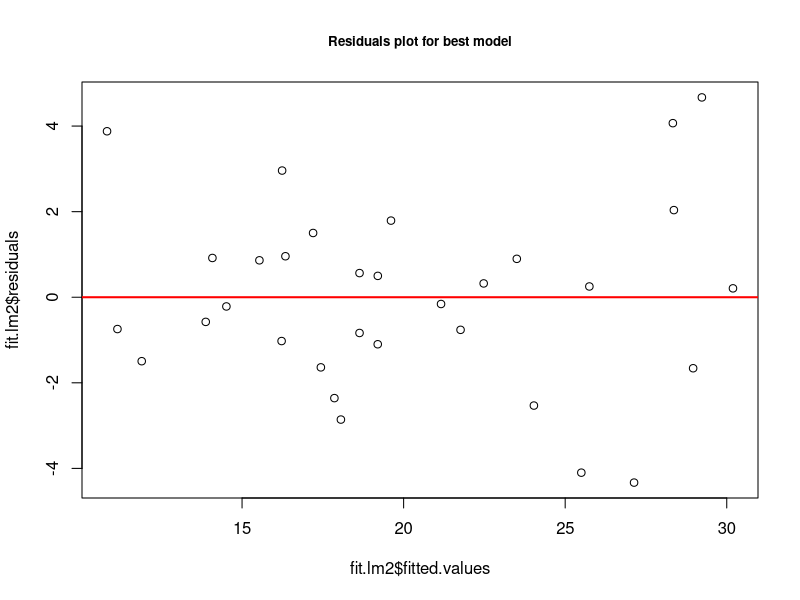
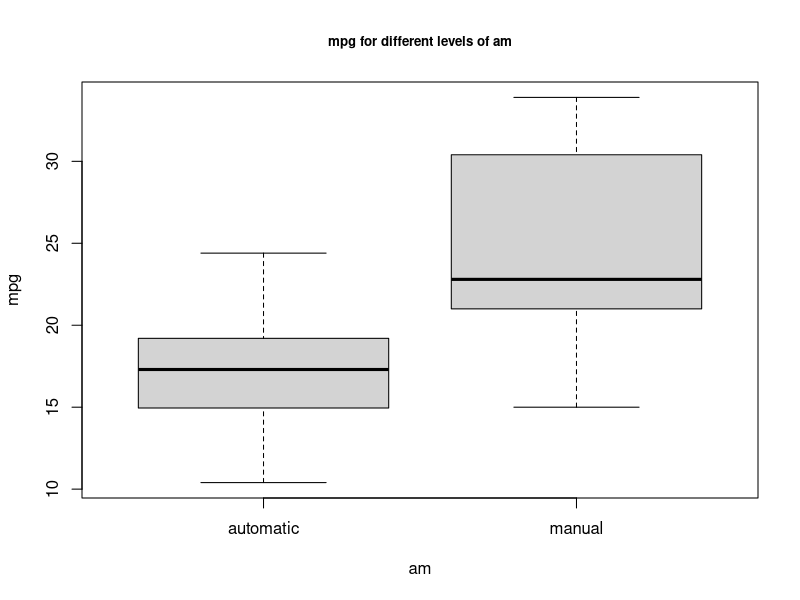
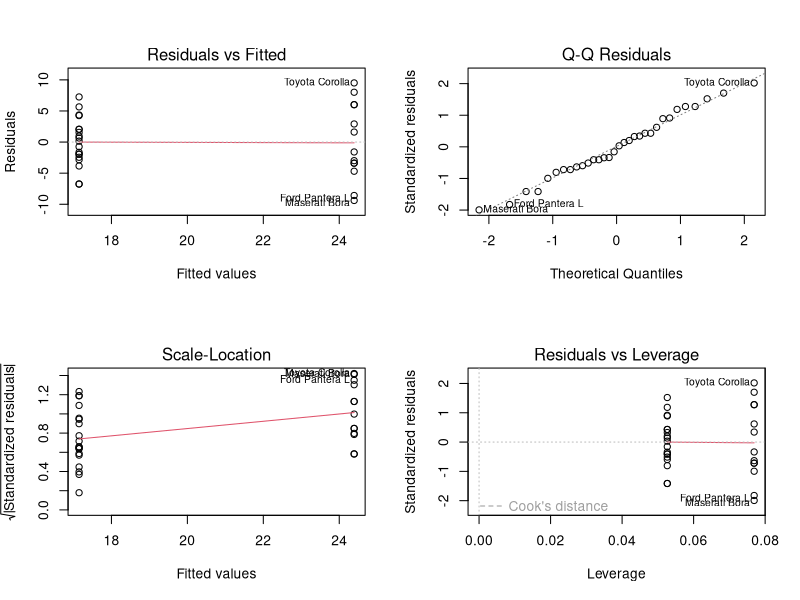
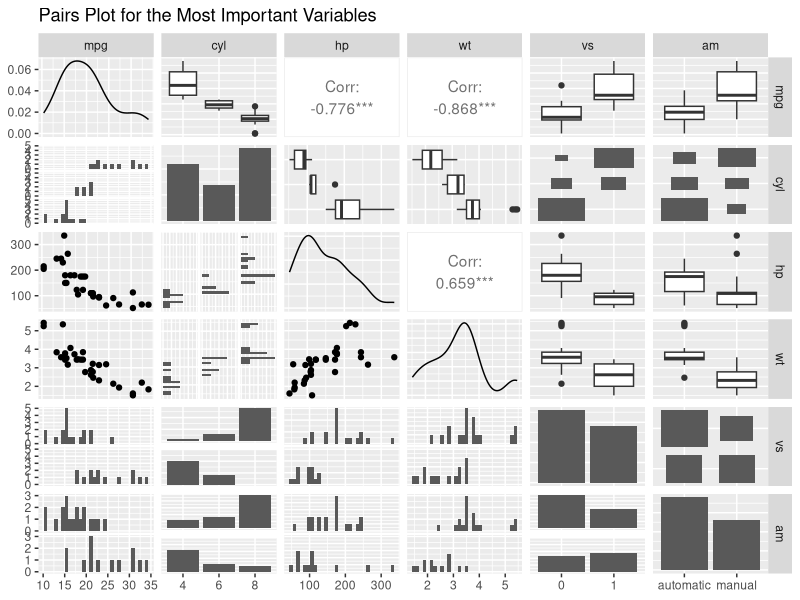
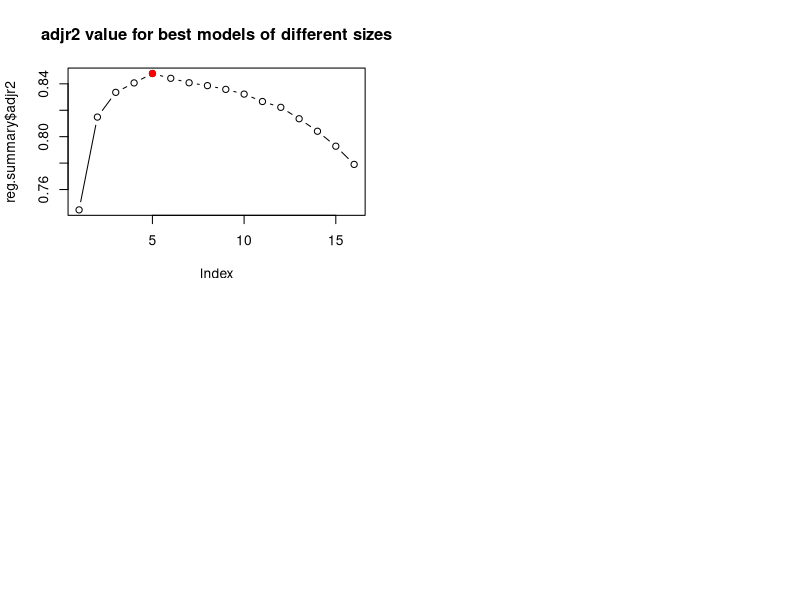
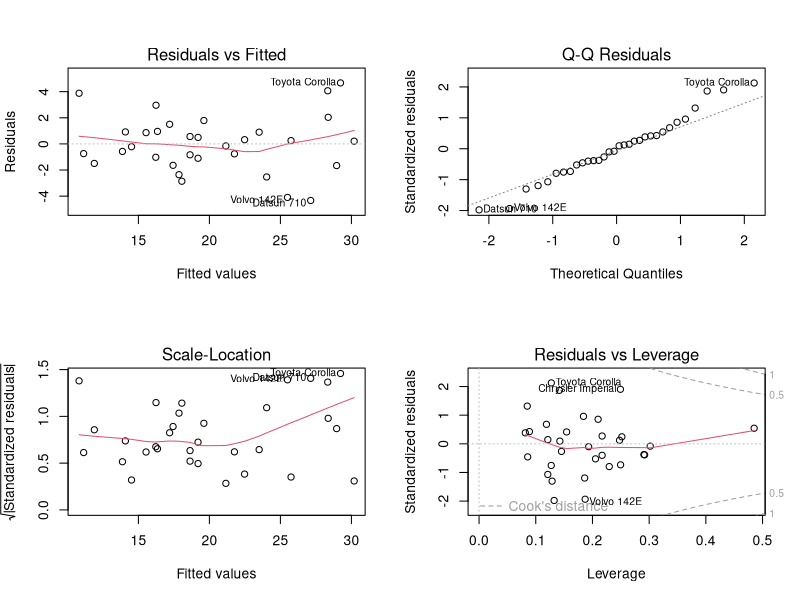

Source code (R) for these figures, in order:
## ---- chunk 1
data(mtcars)
str(mtcars)
mtcars$cyl <- as.factor(mtcars$cyl)
mtcars$vs <- as.factor(mtcars$vs)
mtcars$am <- as.factor(mtcars$am)
levels(mtcars$am) <- c("automatic", "manual")
mtcars$gear <- as.factor(mtcars$gear)
mtcars$carb <- as.factor(mtcars$carb)
## ---- chunk 2
fit.lm1 <- lm(mpg ~ am, data = mtcars)
summary(fit.lm1)$coef
## ---- chunk 3
library(leaps)
regfit.full <- regsubsets(mpg ~ ., data = mtcars, nvmax = 16)
reg.summary <- summary(regfit.full)
maxAdjR2 <- which.max(reg.summary$adjr2)
#coef(regfit.full, maxAdjR2)
## ---- chunk 4
fit.lm2 <- lm(mpg ~ I(cyl == 6) + hp + wt + vs + am, data = mtcars)
summary(fit.lm2)$coef
## ---- chunk 5
plot(fit.lm2$fitted.values, fit.lm2$residuals, main = "Residuals plot for best model", cex.main = .8)
abline(h = 0, col = "red", lwd = 2)
## ---- chunk 6
plot(mpg ~ am, data = mtcars, main = "mpg for different levels of am", cex.main = .8)
## ---- chunk 7
par(mfrow = c(2, 2))
plot(fit.lm1)
## ---- chunk 8
library(GGally)
ggpairs(mtcars, columns = c(1, 2, 4, 6, 8, 9), 
        title = "Pairs Plot for the Most Important Variables")
## ---- chunk 9
library(leaps)
regfit.full <- regsubsets(mpg ~ ., data = mtcars, nvmax = 16)
reg.summary <- summary(regfit.full)
maxAdjR2 <- which.max(reg.summary$adjr2)
#coef(regfit.full, maxAdjR2)
plot(reg.summary$adjr2, type = "b", main = "adjr2 value for best models of different sizes")
points(maxAdjR2, reg.summary$adjr2[maxAdjR2], col = "red", pch = 19)
## ---- chunk 10
par(mfrow = c(2, 2))
plot(fit.lm2)
